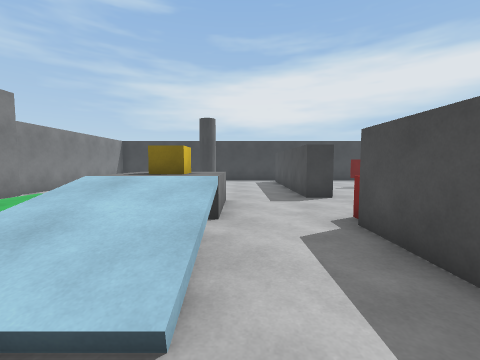
View 1 (above)

13 first-person views from a walk through a scene from a Unity 3-D project. The camera is 1.3 m above the floor, tilts 4° down and sees 90° across. The floor is counted in squares, 1 m on a side. Each view is taken from the middle of a square. On the plan, view 1 faces up. The plan holds only what a view shows up to about 12 squares ahead; the rest is blank. The player is left out. Surface patterns are stand-ins for the level's own textures.

View 2
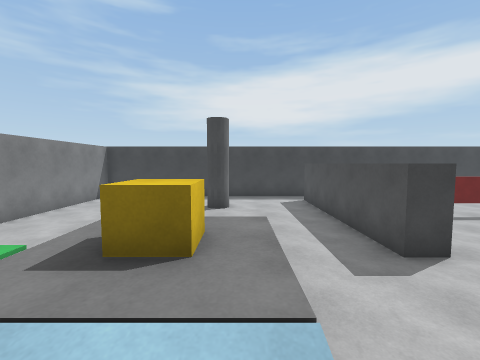

View 3
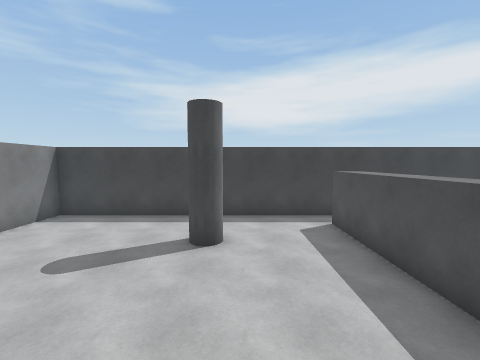

View 4
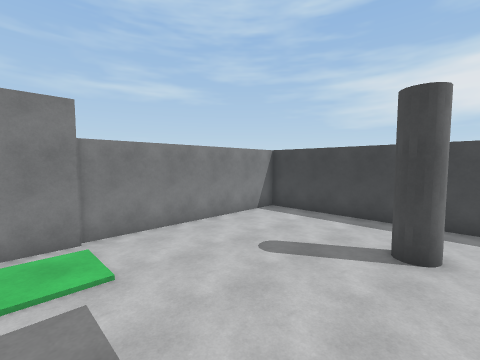

View 5
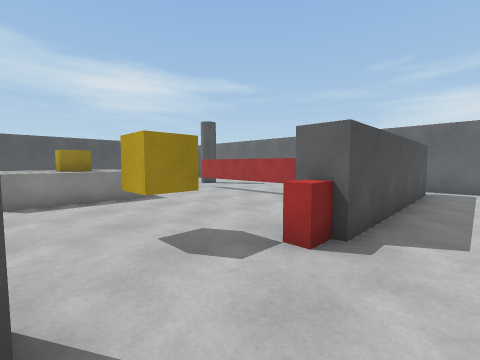

View 6
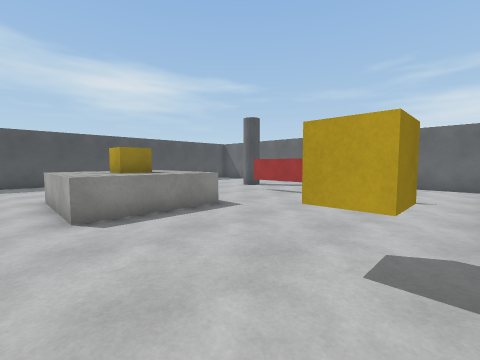

View 7
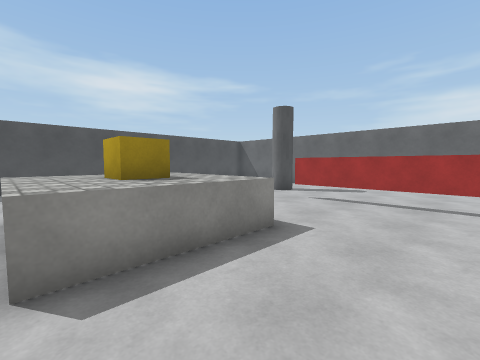

View 8
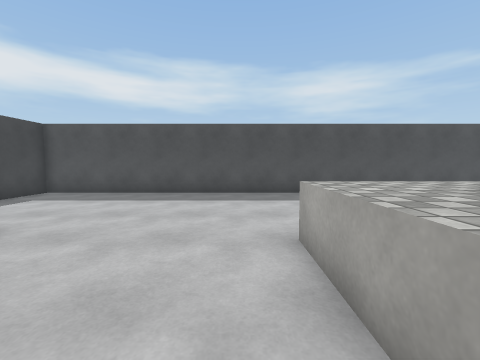

View 9
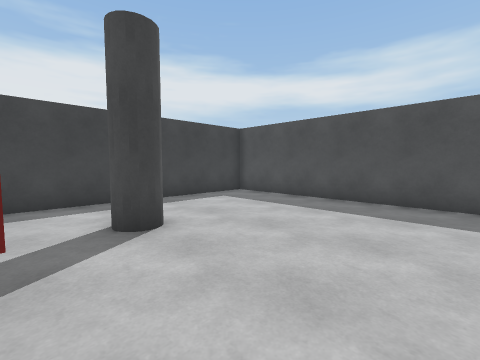

View 10
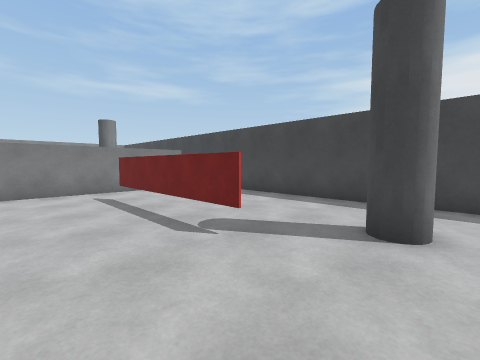

View 11
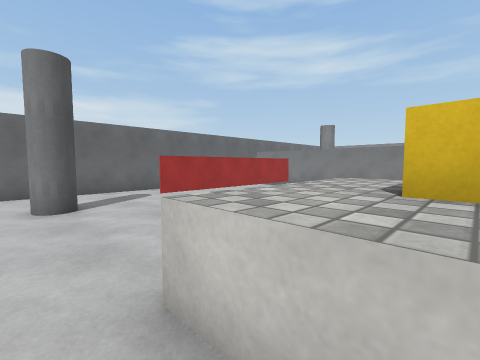

View 12
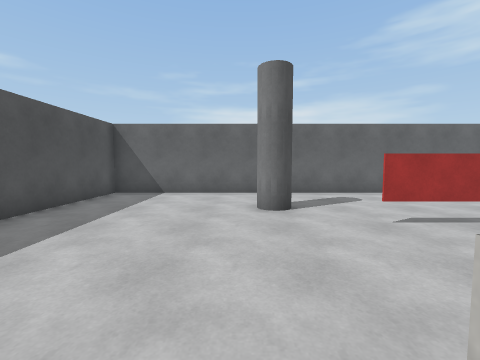

View 13
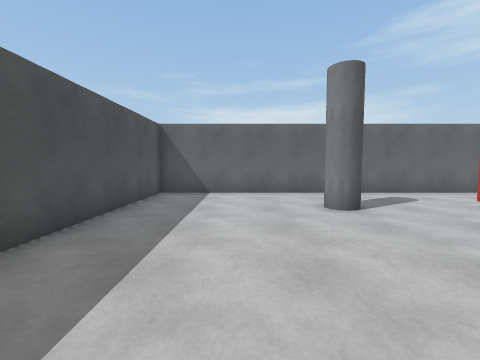

### Floor plan
Key: @ floor where view 1 was taken; # wall or solid block; . main floor; : floor 1 m higher than the main floor; / step, stairs or slope; ^ raised ledge; T thing the floor can be seen under or through; O other object.
Columns run from 9 left of view 1 to 21 right of it. Each row starts with its distance up from view 1.
 19 #############   ###############
 18 #............   ..............#
 17 #............    .............#
 16 #...........#     ............#
 15 #......O....#..........O......#
 14 #...........#.................#
 13 #...........#...TTTTTT........#
 12 #...........#.................#
 11 #...........#.................#
 10 #....... ...#.................#
  9 #......  ...#......^^^^^......#
  8 #.... :::..........^^^^^  ....#
  7       :O:.....O....^^O^^.     #
  6       :::..........^^^^^. .   #
  5       :::...#......^^^^^.     #
  4       ///...#.................#
  3       ///...#.................#
  2        //...#.................#
  1           ..#.. TTTTTT........#
  0          @..#.. ..............#
 -1           ..#..........O......#
 -2           ..#.................#
 -3           ..#.................#
 -4           ....................#
 -5           #####################

Positions as (right, up) in squares from view 1, and headings:
1: (0, 0), facing up
2: (-1, 4), facing up
3: (-1, 8), facing up
4: (-1, 8), facing up-left
5: (1, 9), facing down-right
6: (4, 10), facing down-right
7: (7, 9), facing down-right
8: (10, 10), facing right
9: (12, 10), facing up-right
10: (15, 10), facing up-left
11: (15, 7), facing down-left
12: (15, 6), facing down
13: (17, 6), facing down
